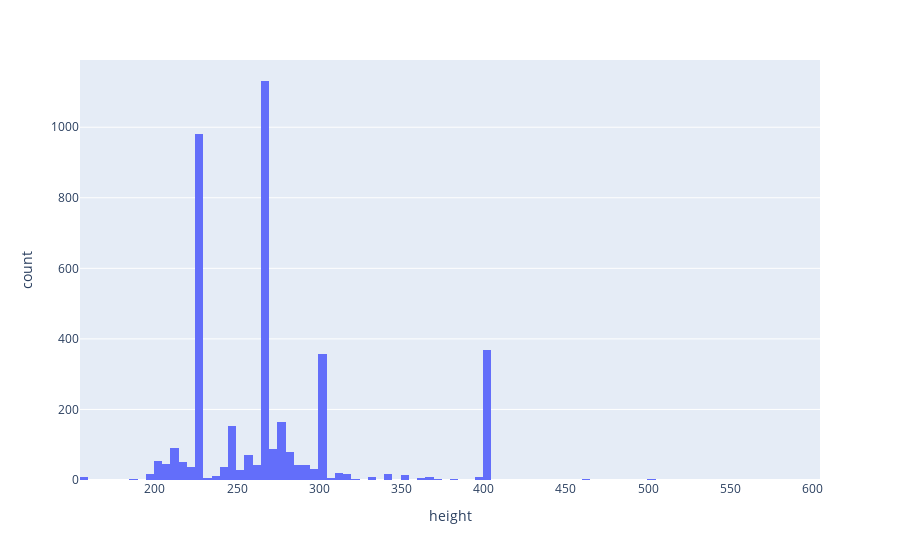

Source (notebook cell):
### Code cell
fig = px.histogram(df, x="height")
fig.show()

### Figure 1 — Plotly figure (JSON) as saved in the notebook; plotly's stock layout.template omitted (floating-point values rounded to 4 significant figures; data arrays with more than 128 entries replaced by an {"elided": "..."} marker saying what was removed)
{"data": [{"alignmentgroup": "True", "bingroup": "x", "hovertemplate": "height=%{x}<br>count=%{y}<extra></extra>", "legendgroup": "", "marker": {"color": "#636efa", "pattern": {"shape": ""}}, "name": "", "offsetgroup": "", "orientation": "v", "showlegend": false, "type": "histogram", "x": {"elided": "4072 int values"}, "xaxis": "x", "yaxis": "y"}], "layout": {"barmode": "relative", "legend": {"tracegroupgap": 0}, "margin": {"t": 60}, "xaxis": {"anchor": "y", "domain": [0, 1], "title": {"text": "height"}}, "yaxis": {"anchor": "x", "domain": [0, 1], "title": {"text": "count"}}}}
